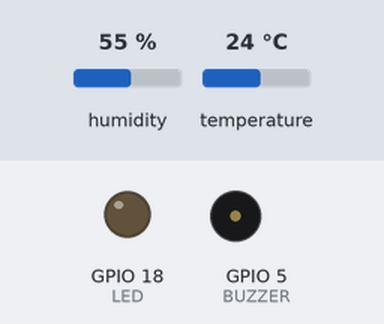
The sketch below on a simulated ESP32. On the bench: output pins drawn as LEDs (lit = HIGH), buzzer (waves = sounding). The test bench sets the inputs (shaded band); at power-on: temperature 24 °C, humidity 55 %. WiFi joins after 1.5 s; servers stay silent unless stated.

Above: at 3.0 s.
3.1 s: temperature set to 29.3 °C
7.0 s: temperature set to 30.6 °C
At 9.5 s:
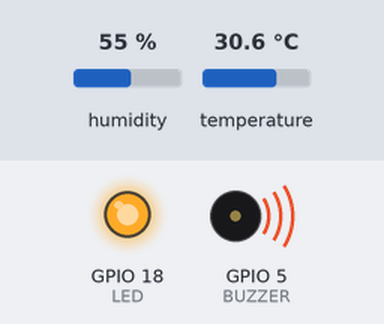
10.3 s: temperature set to 12 °C
At 13.0 s:
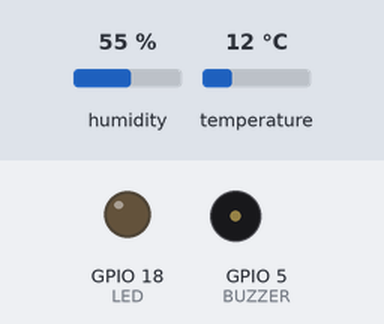
13.3 s: temperature set to 33 °C
At 15.3 s:
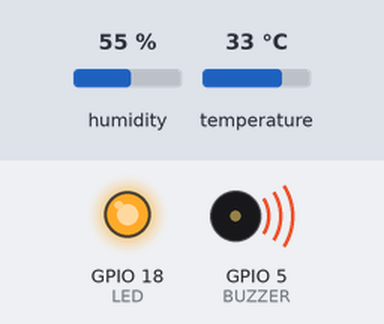
Timing chart, 0 to 16.8 s (numbered marks = the images above; inputs shaded):
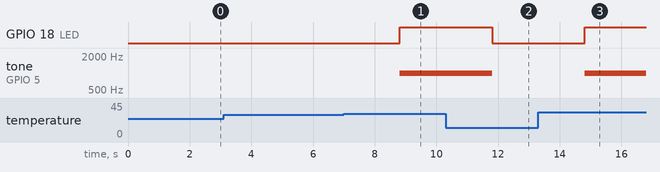

The sketch:

3_dht_suhu.ino
```cpp
#define BLYNK_TEMPLATE_ID "ISI_TEMPLATE_ID"
#define BLYNK_TEMPLATE_NAME "Alarm Suhu"
#define BLYNK_AUTH_TOKEN "ISI_AUTH_TOKEN"

#include <WiFi.h>
#include <BlynkSimpleEsp32.h>
#include <DHT.h>

char ssid[] = "Wokwi-GUEST";
char pass[] = "";

#define DHTPIN 4
#define DHTTYPE DHT22
#define BUZZER 5
#define LED 18

float batasSuhu = 30.0;

DHT dht(DHTPIN, DHTTYPE);
BlynkTimer timer;

void sendSensor() {
  float suhu = dht.readTemperature();
  float kelembaban = dht.readHumidity();

  if (isnan(suhu) || isnan(kelembaban)) {
    Serial.println("Sensor DHT tidak terbaca");
    return;
  }

  Blynk.virtualWrite(V0, suhu);
  Blynk.virtualWrite(V1, kelembaban);

  if (suhu >= batasSuhu) {
    digitalWrite(LED, HIGH);
    tone(BUZZER, 1000);
    Blynk.virtualWrite(V2, 1);
  } else {
    digitalWrite(LED, LOW);
    noTone(BUZZER);
    Blynk.virtualWrite(V2, 0);
  }
}

BLYNK_WRITE(V3) {
  batasSuhu = param.asFloat();
}

void setup() {
  Serial.begin(115200);
  pinMode(LED, OUTPUT);
  pinMode(BUZZER, OUTPUT);

  dht.begin();
  Blynk.begin(BLYNK_AUTH_TOKEN, ssid, pass);
  timer.setInterval(1000L, sendSensor);
}

void loop() {
  Blynk.run();
  timer.run();
}
```

Measured:
- the behaviour switches between 29.9 and 30 °C on temperature (found by bisection; images 0 and 1)
- after the input at 3.1 s, every drawn part: stays the same
- after the input at 7.0 s, GPIO 18 (LED): LOW → HIGH after 1.8 s; tone on GPIO 5 (BUZZER): silent → 1000 Hz after 1.8 s
- after the input at 10.3 s, GPIO 18 (LED): HIGH → LOW after 1.5 s; tone on GPIO 5 (BUZZER): 1000 Hz → silent after 1.5 s
- after the input at 13.3 s, GPIO 18 (LED): LOW → HIGH after 1.5 s; tone on GPIO 5 (BUZZER): silent → 1000 Hz after 1.5 s
